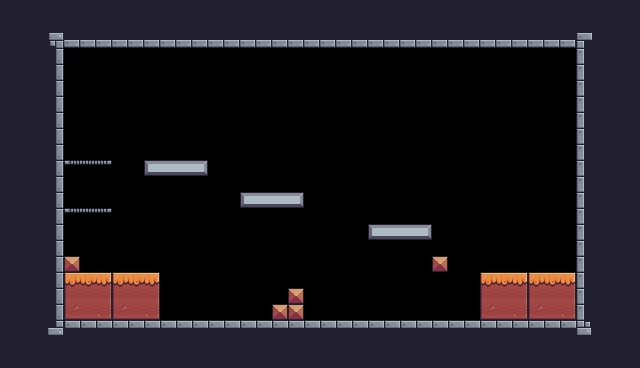

Rendered tile map (Tiled .tmx) drawn with the repository's tilesets; below, a short description and the full map source, tile grids included:
An orthogonal 40x23 tile map with 16x16 px tiles, 1 tile layer (Background) and 33 objects (11x Fruit, 4x Platform, 3x Saw, Player, Checkpoint).

<map version="1.10" tiledversion="1.11.2" orientation="orthogonal" renderorder="right-down" width="40" height="23" tilewidth="16" tileheight="16" infinite="0" nextlayerid="4" nextobjectid="69">
 <tileset firstgid="1" source="Pixel Adventure.tsx" />
 <layer id="1" name="Background" width="40" height="23">
  <properties>
   <property name="BackgroundColor" value="Blue" />
  </properties>
  <data encoding="csv">
24,24,24,24,24,24,24,24,24,24,24,24,24,24,24,24,24,24,24,24,24,24,24,24,24,24,24,24,24,24,24,24,24,24,24,24,24,24,24,24,
24,24,24,24,24,24,24,24,24,24,24,24,24,24,24,24,24,24,24,24,24,24,24,24,24,24,24,24,24,24,24,24,24,24,24,24,24,24,24,24,
24,24,24,3,46,46,46,46,46,46,46,46,46,46,46,46,46,46,46,46,46,46,46,46,46,46,46,46,46,46,46,46,46,46,46,46,1,24,24,24,
24,24,24,25,0,0,0,0,0,0,0,0,0,0,0,0,0,0,0,0,0,0,0,0,0,0,0,0,0,0,0,0,0,0,0,0,23,24,24,24,
24,24,24,25,0,0,0,0,0,0,0,0,0,0,0,0,0,0,0,0,0,0,0,0,0,0,0,0,0,0,0,0,0,0,0,0,23,24,24,24,
24,24,24,25,0,0,0,0,0,0,0,0,0,0,0,0,0,0,0,0,0,0,0,0,0,0,0,0,0,0,0,0,0,0,0,0,23,24,24,24,
24,24,24,25,0,0,0,0,0,0,0,0,0,0,0,0,0,0,0,0,0,0,0,0,0,0,0,0,0,0,0,0,0,0,0,0,23,24,24,24,
24,24,24,25,0,0,0,0,0,0,0,0,0,0,0,0,0,0,0,0,0,0,0,0,0,0,0,0,0,0,0,0,0,0,0,0,23,24,24,24,
24,24,24,25,0,0,0,0,0,0,0,0,0,0,0,0,0,0,0,0,0,0,0,0,0,0,0,0,0,0,0,0,0,0,0,0,23,24,24,24,
24,24,24,25,0,0,0,0,0,0,0,0,0,0,0,0,0,0,0,0,0,0,0,0,0,0,0,0,0,0,0,0,0,0,0,0,23,24,24,24,
24,24,24,25,62,63,64,0,0,101,102,102,103,0,0,0,0,0,0,0,0,0,0,0,0,0,0,0,0,0,0,0,0,0,0,0,23,24,24,24,
24,24,24,25,0,0,0,0,0,0,0,0,0,0,0,0,0,0,0,0,0,0,0,0,0,0,0,0,0,0,0,0,0,0,0,0,23,24,24,24,
24,24,24,25,0,0,0,0,0,0,0,0,0,0,0,101,102,102,103,0,0,0,0,0,0,0,0,0,0,0,0,0,0,0,0,0,23,24,24,24,
24,24,24,25,62,63,64,0,0,0,0,0,0,0,0,0,0,0,0,0,0,0,0,0,0,0,0,0,0,0,0,0,0,0,0,0,23,24,24,24,
24,24,24,25,0,0,0,0,0,0,0,0,0,0,0,0,0,0,0,0,0,0,0,101,102,102,103,0,0,0,0,0,0,0,0,0,23,24,24,24,
24,24,24,25,0,0,0,0,0,0,0,0,0,0,0,0,0,0,0,0,0,0,0,0,0,0,0,0,0,0,0,0,0,0,0,0,23,24,24,24,
24,24,24,25,35,0,0,0,0,0,0,0,0,0,0,0,0,0,0,0,0,0,0,0,0,0,0,35,0,0,0,0,0,0,0,0,23,24,24,24,
24,24,24,25,95,96,97,95,96,97,0,0,0,0,0,0,0,0,0,0,0,0,0,0,0,0,0,0,0,0,95,96,97,95,96,97,23,24,24,24,
24,24,24,25,117,118,119,117,118,119,0,0,0,0,0,0,0,0,35,0,0,0,0,0,0,0,0,0,0,0,117,118,119,117,118,119,23,24,24,24,
24,24,24,25,139,140,141,139,140,141,0,0,0,0,0,0,0,35,35,0,0,0,0,0,0,0,0,0,0,0,139,140,141,139,140,141,23,24,24,24,
24,24,24,47,2,2,2,2,2,2,2,2,2,2,2,2,2,2,2,2,2,2,2,2,2,2,2,2,2,2,2,2,2,2,2,2,45,24,24,24,
24,24,24,24,24,24,24,24,24,24,24,24,24,24,24,24,24,24,24,24,24,24,24,24,24,24,24,24,24,24,24,24,24,24,24,24,24,24,24,24,
24,24,24,24,24,24,24,24,24,24,24,24,24,24,24,24,24,24,24,24,24,24,24,24,24,24,24,24,24,24,24,24,24,24,24,24,24,24,24,24
</data>
 </layer>
 <objectgroup id="3" name="Collisions" visible="0">
  <object id="10" x="64" y="256" width="16" height="64" />
  <object id="11" x="80" y="272" width="80" height="48" />
  <object id="12" x="480" y="272" width="96" height="48" />
  <object id="13" x="368" y="224" width="64" height="16" />
  <object id="20" type="Platform" x="64" y="160" width="48" height="16" visible="0" />
  <object id="21" type="Platform" x="64" y="208" width="48" height="16" visible="0" />
  <object id="22" x="48" y="32" width="544" height="16" />
  <object id="26" x="48" y="320" width="528" height="16" />
  <object id="27" x="48" y="48" width="16" height="272" />
  <object id="29" x="576" y="48" width="16" height="288" />
  <object id="31" x="144" y="160" width="64" height="16" />
  <object id="51" x="240" y="192" width="64" height="16" />
  <object id="63" type="Platform" x="64" y="208" width="48" height="16" />
  <object id="64" type="Platform" x="64" y="160" width="48" height="16" />
  <object id="65" x="272" y="304" width="32" height="16" />
  <object id="66" x="288" y="288" width="16" height="16" />
  <object id="67" x="432" y="256" width="16" height="16" />
 </objectgroup>
 <objectgroup id="2" name="Spawnpoints">
  <object id="2" name="Player" type="Player" x="128.163" y="237.672" width="32" height="31" />
  <object id="33" name="Cherries" type="Fruit" x="80" y="176" width="32" height="32" />
  <object id="39" name="Bananas" type="Fruit" x="144" y="128" width="32" height="32" />
  <object id="40" name="Bananas" type="Fruit" x="176" y="128" width="32" height="32" />
  <object id="41" name="Bananas" type="Fruit" x="160" y="96" width="32" height="32" />
  <object id="42" name="Kiwi" type="Fruit" x="368" y="192" width="32" height="32" />
  <object id="43" name="Kiwi" type="Fruit" x="400" y="192" width="32" height="32" />
  <object id="44" name="Orange" type="Fruit" x="384" y="160" width="32" height="32" />
  <object id="48" type="Saw" x="320" y="304" width="31.6329" height="31.2325">
   <properties>
    <property name="isVertical" type="bool" value="false" />
    <property name="offsetNeg" type="float" value="10" />
    <property name="offsetPos" type="float" value="8" />
   </properties>
  </object>
  <object id="50" type="Saw" x="320" y="128" width="31.6329" height="31.2325">
   <properties>
    <property name="isVertical" type="bool" value="true" />
    <property name="offsetNeg" type="float" value="5" />
    <property name="offsetPos" type="float" value="4" />
   </properties>
  </object>
  <object id="52" name="Orange" type="Fruit" x="240" y="160" width="32" height="32" />
  <object id="53" name="Apple" type="Fruit" x="272" y="160" width="32" height="32" />
  <object id="54" name="Cherries" type="Fruit" x="256" y="128" width="32" height="32" />
  <object id="58" name="Melon" type="Fruit" x="69.75" y="128.375" width="32.5" height="32.25" />
  <object id="59" type="Checkpoint" x="496" y="208" width="64" height="64" />
  <object id="60" type="Saw" x="448" y="160" width="31.6329" height="31.2325">
   <properties>
    <property name="isVertical" type="bool" value="true" />
    <property name="offsetNeg" type="float" value="7" />
    <property name="offsetPos" type="float" value="6" />
   </properties>
  </object>
 </objectgroup>
</map>
